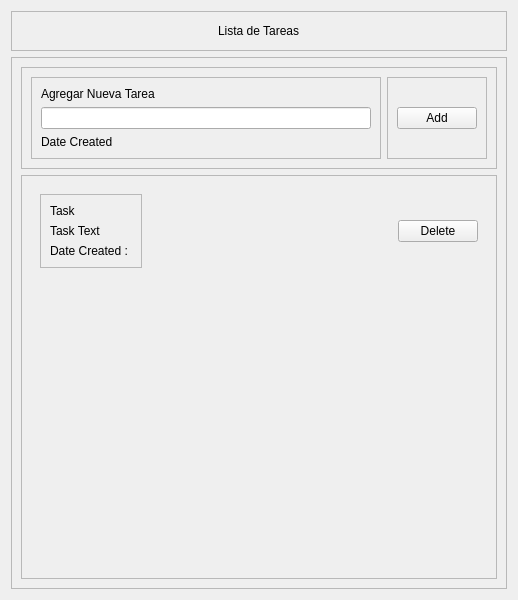
<?xml version="1.0" encoding="UTF-8"?>
<ui version="4.0">
 <class>ToDoApps</class>
 <widget class="QWidget" name="ToDoApps">
  <property name="geometry">
   <rect>
    <x>0</x>
    <y>0</y>
    <width>518</width>
    <height>600</height>
   </rect>
  </property>
  <property name="windowTitle">
   <string>ToDoApps</string>
  </property>
  <layout class="QVBoxLayout" name="verticalLayout">
   <item>
    <widget class="QFrame" name="TitleBarFrame">
     <property name="frameShape">
      <enum>QFrame::StyledPanel</enum>
     </property>
     <property name="frameShadow">
      <enum>QFrame::Raised</enum>
     </property>
     <layout class="QHBoxLayout" name="horizontalLayout">
      <item>
       <spacer name="horizontalSpacer">
        <property name="orientation">
         <enum>Qt::Horizontal</enum>
        </property>
        <property name="sizeHint" stdset="0">
         <size>
          <width>202</width>
          <height>20</height>
         </size>
        </property>
       </spacer>
      </item>
      <item>
       <widget class="QLabel" name="TitleText">
        <property name="text">
         <string>Lista de Tareas</string>
        </property>
       </widget>
      </item>
      <item>
       <spacer name="horizontalSpacer_2">
        <property name="orientation">
         <enum>Qt::Horizontal</enum>
        </property>
        <property name="sizeHint" stdset="0">
         <size>
          <width>201</width>
          <height>20</height>
         </size>
        </property>
       </spacer>
      </item>
     </layout>
    </widget>
   </item>
   <item>
    <widget class="QFrame" name="ContentFrame">
     <property name="frameShape">
      <enum>QFrame::StyledPanel</enum>
     </property>
     <property name="frameShadow">
      <enum>QFrame::Raised</enum>
     </property>
     <layout class="QVBoxLayout" name="verticalLayout_2">
      <item>
       <widget class="QFrame" name="AddToDoList">
        <property name="frameShape">
         <enum>QFrame::StyledPanel</enum>
        </property>
        <property name="frameShadow">
         <enum>QFrame::Raised</enum>
        </property>
        <layout class="QHBoxLayout" name="horizontalLayout_2">
         <item>
          <widget class="QFrame" name="AddLeft">
           <property name="frameShape">
            <enum>QFrame::StyledPanel</enum>
           </property>
           <property name="frameShadow">
            <enum>QFrame::Raised</enum>
           </property>
           <layout class="QVBoxLayout" name="verticalLayout_3">
            <item>
             <widget class="QLabel" name="NewTaskText">
              <property name="text">
               <string>Agregar Nueva Tarea</string>
              </property>
             </widget>
            </item>
            <item>
             <widget class="QLineEdit" name="NewTaskLineEdit"/>
            </item>
            <item>
             <widget class="QLabel" name="NewDateText">
              <property name="text">
               <string>Date Created</string>
              </property>
             </widget>
            </item>
           </layout>
          </widget>
         </item>
         <item>
          <widget class="QFrame" name="AddRight">
           <property name="frameShape">
            <enum>QFrame::StyledPanel</enum>
           </property>
           <property name="frameShadow">
            <enum>QFrame::Raised</enum>
           </property>
           <layout class="QVBoxLayout" name="verticalLayout_4">
            <item>
             <widget class="QPushButton" name="AddNewBtn">
              <property name="text">
               <string>Add</string>
              </property>
             </widget>
            </item>
           </layout>
          </widget>
         </item>
        </layout>
       </widget>
      </item>
      <item>
       <widget class="QScrollArea" name="AllNewTasks">
        <property name="widgetResizable">
         <bool>true</bool>
        </property>
        <property name="alignment">
         <set>Qt::AlignLeading|Qt::AlignLeft|Qt::AlignTop</set>
        </property>
        <widget class="QWidget" name="AllNewTasksContents">
         <property name="geometry">
          <rect>
           <x>0</x>
           <y>0</y>
           <width>478</width>
           <height>400</height>
          </rect>
         </property>
         <layout class="QVBoxLayout" name="verticalLayout_8">
          <item>
           <widget class="QFrame" name="NewTask">
            <property name="sizePolicy">
             <sizepolicy hsizetype="Preferred" vsizetype="Maximum">
              <horstretch>0</horstretch>
              <verstretch>0</verstretch>
             </sizepolicy>
            </property>
            <layout class="QHBoxLayout" name="horizontalLayout_4">
             <item>
              <widget class="QFrame" name="TaskDetails">
               <property name="frameShape">
                <enum>QFrame::StyledPanel</enum>
               </property>
               <property name="frameShadow">
                <enum>QFrame::Raised</enum>
               </property>
               <layout class="QVBoxLayout" name="verticalLayout_6">
                <item>
                 <widget class="QLabel" name="TaskTitle">
                  <property name="text">
                   <string>Task</string>
                  </property>
                 </widget>
                </item>
                <item>
                 <widget class="QLabel" name="TaskName">
                  <property name="text">
                   <string>Task Text</string>
                  </property>
                 </widget>
                </item>
                <item>
                 <widget class="QLabel" name="TaskDate">
                  <property name="text">
                   <string>Date Created : </string>
                  </property>
                 </widget>
                </item>
               </layout>
              </widget>
             </item>
             <item>
              <spacer name="horizontalSpacer_3">
               <property name="orientation">
                <enum>Qt::Horizontal</enum>
               </property>
               <property name="sizeHint" stdset="0">
                <size>
                 <width>40</width>
                 <height>20</height>
                </size>
               </property>
              </spacer>
             </item>
             <item>
              <widget class="QPushButton" name="DeleteTask">
               <property name="text">
                <string>Delete</string>
               </property>
              </widget>
             </item>
            </layout>
           </widget>
          </item>
          <item>
           <spacer name="verticalSpacer">
            <property name="orientation">
             <enum>Qt::Vertical</enum>
            </property>
            <property name="sizeHint" stdset="0">
             <size>
              <width>20</width>
              <height>40</height>
             </size>
            </property>
           </spacer>
          </item>
         </layout>
        </widget>
       </widget>
      </item>
     </layout>
    </widget>
   </item>
  </layout>
 </widget>
 <resources/>
 <connections/>
</ui>
